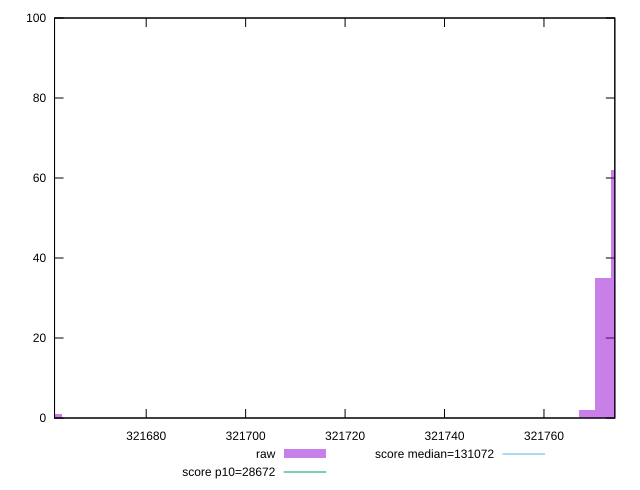

Here is the gnuplot script that generated this plot:
reset

$raw <<EOF
321661.524306778 1
321775.0062882859 62
321771.8540110218 35
321768.7017337577 2
EOF

set key outside below
set boxwidth 3.152277264107349
set xrange [321661.56666666665:321774.25]
set yrange [0:100]
set trange [0:100]
set style fill transparent solid 0.5 noborder

set parametric
set terminal svg size 640, 490 enhanced background rgb 'white'
set output "report_00015_2021-02-09T16-11-33.973Z/uses-long-cache-ttl/samples/pages+cached+noadtech+nomedia+nocss/raw/histogram.svg"

plot $raw title "raw" with boxes, \
     28672,t title "score p10=28672", \
     131072,t title "score median=131072"

reset
